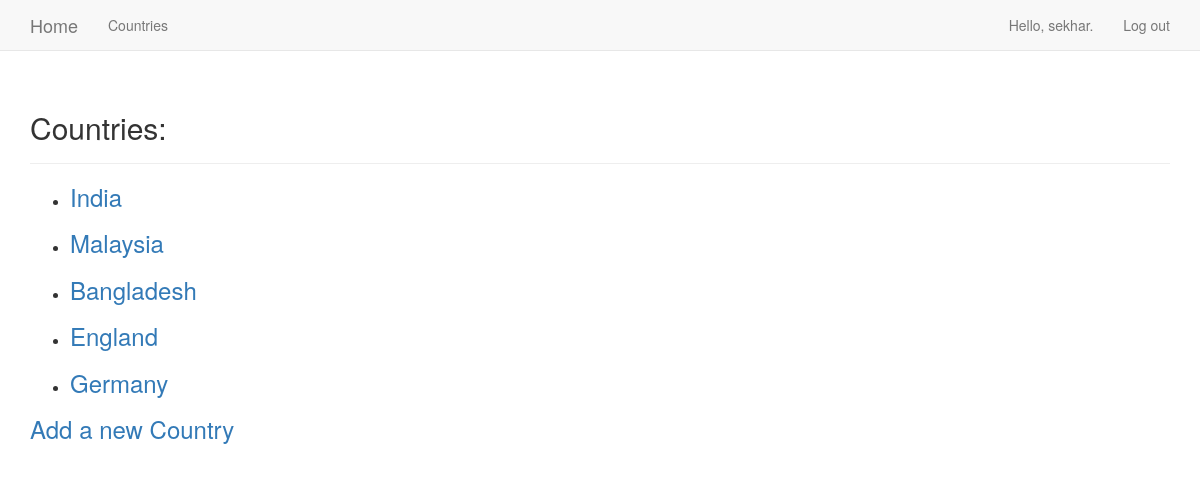
Screenshot of /countries/ (signed in) with the database file from the repository.
### countries/models.py (models this page shows)
class Country(models.Model):
    country_name = models.CharField('Country Name', max_length=250)
    date_added = models.DateTimeField(auto_now_add=True)
    owner = models.ForeignKey(User, on_delete=models.PROTECT)
    def __str__(self):
        return self.country_name

### countries/views.py (the view)
# urls.py: url('^countries/$', views.countries, name='countries'),
@login_required
def countries(request):
    cntrs = Country.objects.filter(owner=request.user).order_by('date_added')
    context = {'countries': cntrs}
    return render(request, 'countries/countries.html', context)

### countries/templates/countries/countries.html
{% extends "countries/base.html" %}
{% load bootstrap3 %}
{% block header %}
<h2>Countries:</h2>
{% endblock header %}
{% block content%}
<ul>
{% for country in countries%}
    <li>
        <h3>
        <a href = "{% url 'countries:stateslist' country.id %}">{{country}}</a>
        </h3>
    </li>
    {% empty %}
    <li>No Countries have been added yet.</li>
    {% endfor %}
</ul>
<h3><a href = "{% url 'countries:new_country' %}">Add a new Country</a></h3>
{% endblock content %}

### countries/templates/countries/base.html (shortened to what this page needs)
{% load bootstrap3 %}
<!DOCTYPE html>
<html lang="en">
<head>
    {% bootstrap_css %}
</head>
<body>
 <nav class="navbar navbar-default navbar-static-top">
     <div class="container">
         <div class="navbar-header">
             <a class="navbar-brand" href="{% url 'countries:home' %}">Home</a>
         </div>
         <div id="navbar" class="navbar-collapse collapse">
             <ul class="nav navbar-nav">
                 <li><a href="{% url 'countries:countries' %}">Countries</a></li>
             </ul>
             <ul class="nav navbar-nav navbar-right">
                 {% if user.is_authenticated %}
                 <li><a>Hello, {{ user.username }}.</a></li>
                 <li><a href="{% url 'users:logout' %}">Log out</a></li>
                 {% else %}
                 <li><a href="{% url 'users:register' %}">Register</a></li>
                 <li><a href="{% url 'users:login' %}">Log in</a></li>
                 {% endif %}
             </ul>
         </div>
     </div>
 </nav>
<div class="container">
    <div class="page-header">
        {% block header %}{% endblock header %}
    </div>
    <div>
        {% block content %}{% endblock content %}
    </div>
</div>
</body>
</html>

### rows the page displays
Country: country_name "India"
Country: country_name "Malaysia"
Country: country_name "Bangladesh"
Country: country_name "England"
Country: country_name "Germany"

### other values shown
{{ user.username }} "sekhar"
